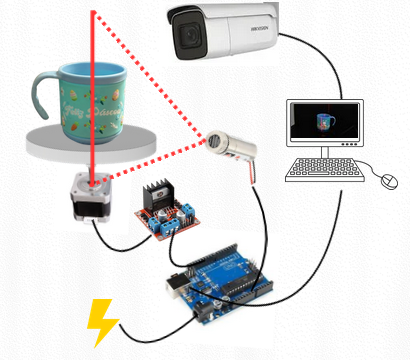
#> input picture Documents/cenario.png, 410 x 360 px, given in place of video_001.avi, which was not available
$ python CloudPointRun.py
#> lines starting #> are read from the running program, lines starting #| are printed output that depends on the picture; after the words box and inside, x2 and y2 are one past the last pixel; in counts of white or black regions, pixels touching at a corner belong together; pictures that were not available may be replaced by others from this repository, and a replacement may not be noted
import os
import math
import cv2
import numpy as np
import open3d as o3d

# ————— Parâmetros gerais —————
CALIB_FILE   = './CameraCalibration/camera_calibration_charuco.npz'

# Configuração videos 1 até 3
REF_RVEC    = np.array([-0.04539768,  0.49278872, -1.55983302])
REF_TVEC    = np.array([-0.0058707,   0.10990249,  0.47977395])
LASER_NORM  = np.array([0.97771972, 0.09235763,  -0.18850524])
LASER_D     = 0.09127957687542472
Y_MIN, Y_MAX = 300, 900
X_MIN, X_MAX = 300, 1000

# [16 lines of commented-out code are left out]


VIDEO_PATH   = './assets/videos/dataset/video_001.avi'
THRESH       = 170
U0    = 913
DELTA = 50

# —————————————————————————————————————————————

# 1) Carrega calibração e monta R_ref
data = np.load(CALIB_FILE)
#> (reads CameraCalibration/camera_calibration_charuco.npz from the repository)
#> further down, frame is the input picture: shape (360, 410, 3); mean B, G, R 224.6, 225.1, 224.7
mtx, dist = data['mtx'], data['dist']
R_ref, _  = cv2.Rodrigues(REF_RVEC)

def scan_profile(frame):


    # [5 lines of commented-out code are left out]


    und = cv2.undistort(frame, mtx, dist, None)
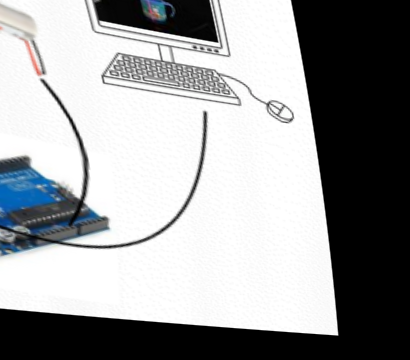
#> und: shape (360, 410, 3); mean B, G, R 157.1, 155.9, 154.6
    _, _, r = cv2.split(und)
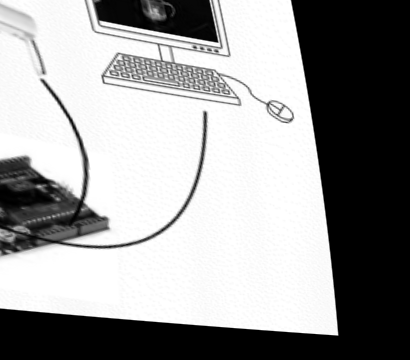
#> r: shape (360, 410); min 0, max 255, mean 154.6
    _, mask = cv2.threshold(r, THRESH, 255, cv2.THRESH_BINARY)
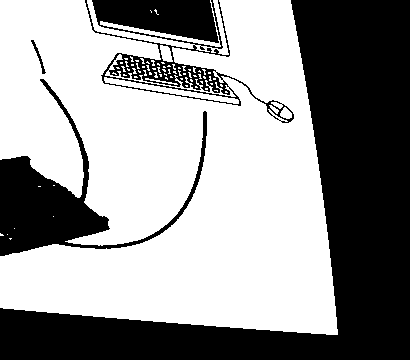
#> mask: shape (360, 410); 58.9% white; 4 black regions, box (x1, y1, x2, y2) and area: (0, 0, 410, 360) 45496, (0, 79, 207, 256) 8075, (85, 0, 294, 123) 6973, (31, 40, 46, 74) 97

    # kern = cv2.getStructuringElement(cv2.MORPH_ELLIPSE, (5,8))
    # kern = cv2.getStructuringElement(cv2.MORPH_RECT, (2,8))
    kern = cv2.getStructuringElement(cv2.MORPH_RECT, (4, 12))
    mask = cv2.morphologyEx(mask, cv2.MORPH_OPEN, kern, iterations=1)
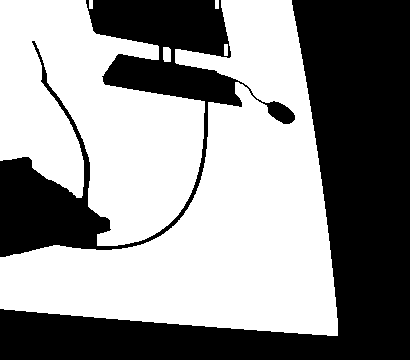
#> mask: shape (360, 410); 56.5% white; 2 black regions, box (x1, y1, x2, y2) and area: (0, 0, 410, 360) 44902, (0, 0, 295, 257) 19375

    roi_rect = np.zeros_like(mask)
    roi_rect[Y_MIN:Y_MAX, X_MIN:X_MAX] = 255
    mask = cv2.bitwise_and(mask, roi_rect)
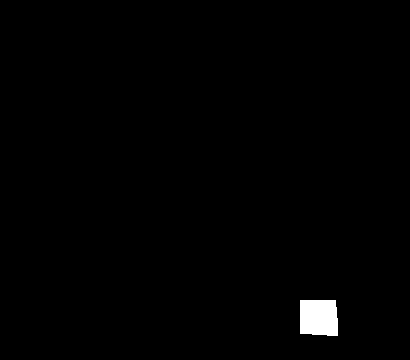
#> mask: shape (360, 410); 0.88% white; 1 white region, box (x1, y1, x2, y2) and area: (300, 300, 338, 336) 1304

    h, w = mask.shape
#> h = 360; w = 410
    u_min = max(0, U0 - DELTA)
    u_max = min(w, U0 + DELTA)
#> u_max = 410
    roi_vert = np.zeros_like(mask)
    roi_vert[:, u_min:u_max] = 255
    mask = cv2.bitwise_and(mask, roi_vert)
#> mask: shape (360, 410); every value is 0

    pts3d = []
    for v in range(mask.shape[0]):
        x_indices = np.where(mask[v, :] == 255)[0]
        if len(x_indices) > 0:
            u = int(np.mean(x_indices))
            uvn = cv2.undistortPoints(
                np.array([[[u, v]]], np.float32),
                mtx, dist
            )[0,0]
            ray = np.array([uvn[0], uvn[1], 1.0], dtype=float)
            t = -LASER_D / float(LASER_NORM.dot(ray))
            pts3d.append(ray * t)
#> after the loop, pts3d = []

    if len(pts3d) == 0:
        return np.empty((0,3), dtype=float)
    return np.vstack(pts3d)

# 2) Abre vídeo
cap = cv2.VideoCapture(VIDEO_PATH)
if not cap.isOpened():
    raise RuntimeError(f"Erro ao abrir vídeo: {VIDEO_PATH}")

N_SCANS = int(cap.get(cv2.CAP_PROP_FRAME_COUNT))
ANGLE_STEP = 360.0 / N_SCANS
print(f"[✓] Frames detectados: {N_SCANS}, Ângulo por frame: {ANGLE_STEP:.2f}°")

all_slices = []
frame_idx = 0

while True:
    ret, frame = cap.read()
    if not ret:
        break

    prof_cam = scan_profile(frame)
#> prof_cam = empty array
    if prof_cam.shape[0] == 0:
        print(f"Frame {frame_idx:03d}: nenhum ponto → pulando")
        frame_idx += 1
        continue

    prof_board = (R_ref.T @ (prof_cam - REF_TVEC).T).T

    ang = ANGLE_STEP * frame_idx
    c, s = math.cos(math.radians(ang)), math.sin(math.radians(ang))
    R_x = np.array([
        [1, 0, 0],
        [0, c, -s],
        [0, s, c]
    ], dtype=float)

    prof_final = prof_board @ R_x.T
    all_slices.append(prof_final)

    print(f"Frame {frame_idx:03d}: {prof_cam.shape[0]:5d} pts, X rot={ang:.1f}°")
    frame_idx += 1

cap.release()

# 3) Concatena e exibe
if not all_slices:
    raise RuntimeError("Nenhum ponto reconstruído.")

cloud = np.vstack(all_slices)
print(f"Total de pontos na nuvem: {cloud.shape}")

pcd = o3d.geometry.PointCloud(o3d.utility.Vector3dVector(cloud))
pcd.paint_uniform_color([1,0,0])
axis = o3d.geometry.TriangleMesh.create_coordinate_frame(size=0.1)

o3d.visualization.draw_geometries(
    [pcd, axis],
    window_name='Reconstrução 3D — ROI + Rot X',
    width=800, height=600
)

o3d.io.write_point_cloud("output_cloud.ply", pcd)
print("Nuvem de pontos salva em output_cloud.ply")

cv2.destroyAllWindows()
